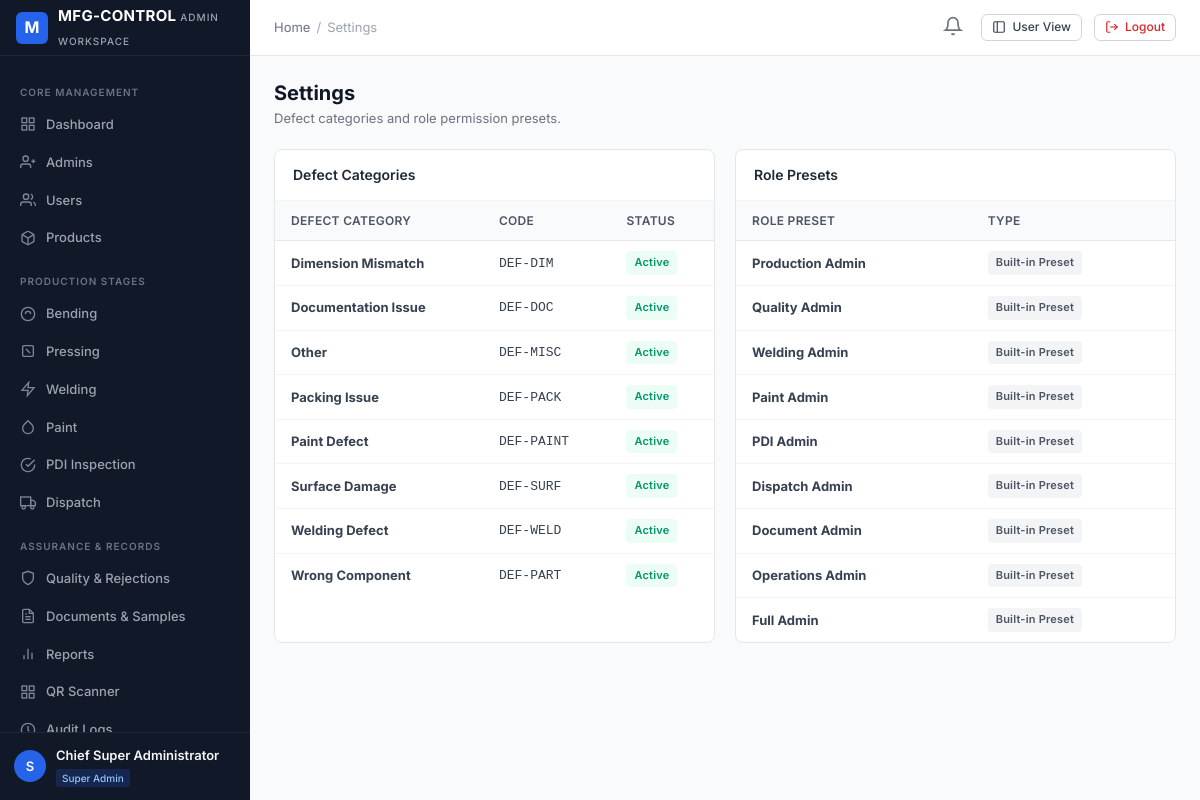
/admin-panel/settings/ (signed in), run on the app's committed database.
### apps/accounts/models.py (models this page shows, shortened)
class User(AbstractUser):
    email = models.EmailField(_('email address'), unique=True, db_index=True)
    full_name = models.CharField(_('full name'), max_length=150, blank=True)
    employee_id = models.CharField(_('employee ID'), max_length=50, unique=True, db_index=True)
    phone = models.CharField(_('phone number'), max_length=25, blank=True)
    role = models.CharField(_('role'), max_length=50, choices=UserRole.choices, default=UserRole.USER, db_index=True)
    status = models.CharField(_('status'), max_length=20, choices=UserStatus.choices, default=UserStatus.ACTIVE, db_index=True)
    department = models.CharField(_('department'), max_length=100, blank=True)
    designation = models.CharField(_('designation'), max_length=100, blank=True)
    profile_image = models.ImageField(upload_to='profiles/', blank=True, null=True)
    assigned_admin = models.ForeignKey(
        'self',
        on_delete=models.SET_NULL,
        null=True,
        blank=True,
        related_name='assigned_users',
        help_text=_('Admin managing this user')
    )
    production_stage = models.CharField(
        _('production stage'),
        max_length=50,
        blank=True,
        help_text=_('Current assigned primary production stage, e.g. BENDING, PRESSING')
    )
    production_line = models.CharField(_('production line'), max_length=50, blank=True)
    shift = models.CharField(_('shift'), max_length=50, blank=True)
    notes = models.TextField(_('notes'), blank=True)
    created_at = models.DateTimeField(auto_now_add=True)
    updated_at = models.DateTimeField(auto_now=True)
    objects = CustomUserManager()
    USERNAME_FIELD = 'email'
    REQUIRED_FIELDS = ['username', 'employee_id']
    class Meta:
        verbose_name = _('User')
        verbose_name_plural = _('Users')
        ordering = ['-created_at']
    @property
    def is_super_admin(self):
        return self.role == UserRole.SUPER_ADMIN or self.is_superuser
    @property
    def is_admin_user(self):
        return self.role in [UserRole.SUPER_ADMIN, UserRole.ADMIN]
    @property
    def is_operator(self):
        return not self.is_admin_user

### apps/quality/models.py (models this page shows, shortened)
class RejectionReason(models.Model):
    name = models.CharField(max_length=150, unique=True)
    code = models.CharField(max_length=50, blank=True)
    description = models.TextField(blank=True)
    is_active = models.BooleanField(default=True)
    created_at = models.DateTimeField(auto_now_add=True)
    class Meta:
        ordering = ['name']

### admin_panel/views.py (the view)
# urls.py: path('settings/', views.settings_view, name='admin_settings'),
@super_admin_required
def settings_view(request):
    reasons = RejectionReason.objects.all()
    templates = PermissionTemplate.objects.all()
    return render(request, 'admin_panel/settings.html', {
        'reasons': reasons,
        'templates': templates,
    })

### apps/notifications/context_processors.py (called while the page is built)
def notifications_processor(request):
    if not request.user.is_authenticated:
        return {'unread_notifications_count': 0, 'recent_notifications': []}
    unread_count = Notification.objects.filter(recipient=request.user, is_read=False).count()
    recent = Notification.objects.filter(recipient=request.user)[:5]
    return {
        'unread_notifications_count': unread_count,
        'recent_notifications': recent,
    }

### apps/permissions/context_processors.py (called while the page is built, shortened)
def permissions_processor(request):
    modules = get_user_modules(request.user)
    def can_access_fn(module, action='view'):
        return has_permission(request.user, module, action)
    return {
        'user_modules': modules,
        'user_is_super_admin': request.user.is_super_admin,
        'user_is_admin': request.user.is_admin_user,
        'user_is_operator': request.user.is_operator,
        'can_access': can_access_fn,
    }

### apps/permissions/services.py (called while the page is built, shortened)
def get_user_modules(user):
    if not user or not user.is_authenticated:
        return {}
    all_modules = [m[0] for m in MODULE_CHOICES]
    if user.is_super_admin:
        return {m: ['view', 'create', 'edit', 'delete', 'approve', 'export'] for m in all_modules}

### admin_panel/templates/admin_panel/settings.html (shortened to what this page needs)
{% extends "admin_panel/base_admin.html" %}
{% block breadcrumb_active %}Settings{% endblock %}
{% block content %}
<div style="margin-bottom: 20px;">
    <h1 class="page-title">Settings</h1>
    <p class="page-subtitle">Defect categories and role permission presets.</p>
</div>
<div style="display: grid; grid-template-columns: 1fr 1fr; gap: 20px;">
    <div class="card">
        <div class="card-header">
            <h3 class="card-title">Defect Categories</h3>
        </div>
        <div class="table-responsive">
            <table class="table-custom">
                <thead>
                    <tr>
                        <th>Defect Category</th>
                        <th>Code</th>
                        <th>Status</th>
                    </tr>
                </thead>
                <tbody>
                    {% for r in reasons %}
                    <tr>
                        <td><strong>{{ r.name }}</strong></td>
                        <td><code>{{ r.code|default:"DEF-STD" }}</code></td>
                        <td><span class="badge badge-success">Active</span></td>
                    </tr>
                    {% empty %}
                    <tr><td colspan="3" style="text-align: center; color: #9ca3af; padding: 16px;">No defect categories configured.</td></tr>
                    {% endfor %}
                </tbody>
            </table>
        </div>
    </div>
    <div class="card">
        <div class="card-header">
            <h3 class="card-title">Role Presets</h3>
        </div>
        <div class="table-responsive">
            <table class="table-custom">
                <thead>
                    <tr>
                        <th>Role Preset</th>
                        <th>Type</th>
                    </tr>
                </thead>
                <tbody>
                    <tr><td><strong>Production Admin</strong></td><td><span class="badge badge-secondary">Built-in Preset</span></td></tr>
                    <tr><td><strong>Quality Admin</strong></td><td><span class="badge badge-secondary">Built-in Preset</span></td></tr>
                    <tr><td><strong>Welding Admin</strong></td><td><span class="badge badge-secondary">Built-in Preset</span></td></tr>
                    <tr><td><strong>Paint Admin</strong></td><td><span class="badge badge-secondary">Built-in Preset</span></td></tr>
                    <tr><td><strong>PDI Admin</strong></td><td><span class="badge badge-secondary">Built-in Preset</span></td></tr>
                    <tr><td><strong>Dispatch Admin</strong></td><td><span class="badge badge-secondary">Built-in Preset</span></td></tr>
                    <tr><td><strong>Document Admin</strong></td><td><span class="badge badge-secondary">Built-in Preset</span></td></tr>
                    <tr><td><strong>Operations Admin</strong></td><td><span class="badge badge-secondary">Built-in Preset</span></td></tr>
                    <tr><td><strong>Full Admin</strong></td><td><span class="badge badge-secondary">Built-in Preset</span></td></tr>
                </tbody>
            </table>
        </div>
    </div>
</div>
{% endblock %}

### admin_panel/templates/admin_panel/base_admin.html (shortened to what this page needs)
{% extends "base.html" %}
{% block sidebar %}
<aside class="app-sidebar">
    <div class="sidebar-header">
        <div class="brand-icon">M</div>
        <div class="brand-title">
            <span>MFG-CONTROL</span>
            <span class="brand-subtitle">Admin Workspace</span>
        </div>
    </div>
    <div class="sidebar-scroll">
        <div class="sidebar-section-title">Core Management</div>
        <a href="/admin-panel/dashboard/" class="nav-link {% if request.path == '/admin-panel/dashboard/' or request.path == '/admin-panel/' %}active{% endif %}">
            <svg viewBox="0 0 24 24" fill="none" stroke="currentColor" stroke-width="2"><rect x="3" y="3" width="7" height="7"></rect><rect x="14" y="3" width="7" height="7"></rect><rect x="14" y="14" width="7" height="7"></rect><rect x="3" y="14" width="7" height="7"></rect></svg>
            Dashboard
        </a>
        {% if user_is_super_admin %}
        <a href="/admin-panel/admins/" class="nav-link {% if '/admin-panel/admins/' in request.path %}active{% endif %}">
            <svg viewBox="0 0 24 24" fill="none" stroke="currentColor" stroke-width="2"><path d="M16 21v-2a4 4 0 0 0-4-4H5a4 4 0 0 0-4 4v2"></path><circle cx="8.5" cy="7" r="4"></circle><line x1="20" y1="8" x2="20" y2="14"></line><line x1="23" y1="11" x2="17" y2="11"></line></svg>
            Admins
        </a>
        {% endif %}
        {% if user_is_super_admin or 'users' in user_modules %}
        <a href="/admin-panel/users/" class="nav-link {% if '/admin-panel/users/' in request.path %}active{% endif %}">
            <svg viewBox="0 0 24 24" fill="none" stroke="currentColor" stroke-width="2"><path d="M17 21v-2a4 4 0 0 0-4-4H5a4 4 0 0 0-4 4v2"></path><circle cx="9" cy="7" r="4"></circle><path d="M23 21v-2a4 4 0 0 0-3-3.87"></path><path d="M16 3.13a4 4 0 0 1 0 7.75"></path></svg>
            Users
        </a>
        {% endif %}
        {% if user_is_super_admin or 'products' in user_modules %}
        <a href="/admin-panel/products/" class="nav-link {% if '/admin-panel/products/' in request.path %}active{% endif %}">
            Products
        </a>
        {% endif %}
        <div class="sidebar-section-title">Production Stages</div>
        {% if user_is_super_admin or 'bending' in user_modules %}
        <a href="/admin-panel/production/bending/" class="nav-link {% if '/production/bending/' in request.path %}active{% endif %}">
            <svg viewBox="0 0 24 24" fill="none" stroke="currentColor" stroke-width="2"><circle cx="12" cy="12" r="10"></circle><path d="M8 12a4 4 0 0 1 8 0"></path></svg>
            Bending
        </a>
        {% endif %}
        {% if user_is_super_admin or 'pressing' in user_modules or 'blanking' in user_modules %}
        <a href="/admin-panel/production/pressing/" class="nav-link {% if '/production/pressing/' in request.path %}active{% endif %}">
            <svg viewBox="0 0 24 24" fill="none" stroke="currentColor" stroke-width="2"><rect x="4" y="4" width="16" height="16" rx="2"></rect><line x1="9" y1="9" x2="15" y2="15"></line></svg>
            Pressing
        </a>
        {% endif %}
        {% if user_is_super_admin or 'welding' in user_modules %}
        <a href="/admin-panel/production/welding/" class="nav-link {% if '/production/welding/' in request.path %}active{% endif %}">
            <svg viewBox="0 0 24 24" fill="none" stroke="currentColor" stroke-width="2"><polygon points="13 2 3 14 12 14 11 22 21 10 12 10 13 2"></polygon></svg>
            Welding
        </a>
        {% endif %}
        {% if user_is_super_admin or 'paint' in user_modules %}
        <a href="/admin-panel/production/paint/" class="nav-link {% if '/production/paint/' in request.path %}active{% endif %}">
            <svg viewBox="0 0 24 24" fill="none" stroke="currentColor" stroke-width="2"><path d="M12 2.69l5.66 5.66a8 8 0 1 1-11.31 0z"></path></svg>
            Paint
        </a>
        {% endif %}
        {% if user_is_super_admin or 'pdi' in user_modules or 'quality' in user_modules %}
        <a href="/admin-panel/production/pdi/" class="nav-link {% if '/production/pdi/' in request.path %}active{% endif %}">
            <svg viewBox="0 0 24 24" fill="none" stroke="currentColor" stroke-width="2"><path d="M22 11.08V12a10 10 0 1 1-5.93-9.14"></path><polyline points="22 4 12 14.01 9 11.01"></polyline></svg>
            PDI Inspection
        </a>
        {% endif %}
        {% if user_is_super_admin or 'dispatch' in user_modules %}
        <a href="/admin-panel/production/dispatch/" class="nav-link {% if '/production/dispatch/' in request.path %}active{% endif %}">
            <svg viewBox="0 0 24 24" fill="none" stroke="currentColor" stroke-width="2"><rect x="1" y="3" width="15" height="13"></rect><polygon points="16 8 20 8 23 11 23 16 16 16 16 8"></polygon><circle cx="5.5" cy="18.5" r="2.5"></circle><circle cx="18.5" cy="18.5" r="2.5"></circle></svg>
            Dispatch
        </a>
        {% endif %}
        <div class="sidebar-section-title">Assurance & Records</div>
        {% if user_is_super_admin or 'quality' in user_modules %}
        <a href="/admin-panel/quality/" class="nav-link {% if '/admin-panel/quality/' in request.path %}active{% endif %}">
            <svg viewBox="0 0 24 24" fill="none" stroke="currentColor" stroke-width="2"><path d="M12 22s8-4 8-10V5l-8-3-8 3v7c0 6 8 10 8 10z"></path></svg>
            Quality & Rejections
        </a>
        {% endif %}
        {% if user_is_super_admin or 'documents' in user_modules %}
        <a href="/admin-panel/documents/" class="nav-link {% if '/admin-panel/documents/' in request.path %}active{% endif %}">
            Documents & Samples
        </a>
        {% endif %}
        {% if user_is_super_admin or 'reports' in user_modules %}
        <a href="/admin-panel/reports/" class="nav-link {% if '/admin-panel/reports/' in request.path %}active{% endif %}">
            <svg viewBox="0 0 24 24" fill="none" stroke="currentColor" stroke-width="2"><line x1="18" y1="20" x2="18" y2="10"></line><line x1="12" y1="20" x2="12" y2="4"></line><line x1="6" y1="20" x2="6" y2="14"></line></svg>
            Reports
        </a>
        {% endif %}
        <a href="/admin-panel/scanner/" class="nav-link {% if '/admin-panel/scanner/' in request.path %}active{% endif %}">
            <svg viewBox="0 0 24 24" fill="none" stroke="currentColor" stroke-width="2"><rect x="3" y="3" width="7" height="7"></rect><rect x="14" y="3" width="7" height="7"></rect><rect x="14" y="14" width="7" height="7"></rect><rect x="3" y="14" width="7" height="7"></rect></svg>
            QR Scanner
        </a>
        {% if user_is_super_admin or 'audit_logs' in user_modules %}
        <a href="/admin-panel/audit-logs/" class="nav-link {% if '/admin-panel/audit-logs/' in request.path %}active{% endif %}">
            <svg viewBox="0 0 24 24" fill="none" stroke="currentColor" stroke-width="2"><circle cx="12" cy="12" r="10"></circle><polyline points="12 6 12 12 14 14"></polyline></svg>
            Audit Logs
        </a>
        {% endif %}
    </div>
    <div class="sidebar-user">
        <div class="user-avatar">{{ user.username|slice:":1"|upper }}</div>
        <div class="user-info">
            <div class="user-name">{{ user.full_name|default:user.username }}</div>
            <span class="user-role-badge">{{ user.get_role_display }}</span>
        </div>
    </div>
</aside>
{% endblock %}

### data on the page
User: username "S", full_name "Chief Super Administrator", role "Super Admin"
RejectionReason: name "Dimension Mismatch", code "DEF-DIM"
RejectionReason: name "Documentation Issue", code "DEF-DOC"
RejectionReason: name "Other", code "DEF-MISC"
RejectionReason: name "Packing Issue", code "DEF-PACK"
RejectionReason: name "Paint Defect", code "DEF-PAINT"
RejectionReason: name "Surface Damage", code "DEF-SURF"
RejectionReason: name "Welding Defect", code "DEF-WELD"
RejectionReason: name "Wrong Component", code "DEF-PART"
